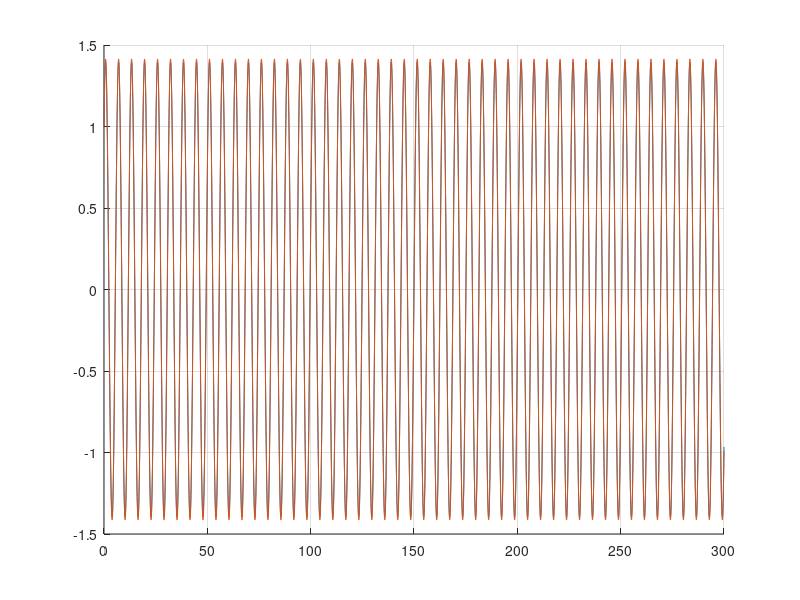

This chart was generated by the following MATLAB code:
% Constants
dt = 0.05;
tStart = 0;
tEnd = 300;
t = tStart:abs(dt):tEnd;
g = [0 0 -9.81];

% Initialize vectors
x = zeros(length(t),3);
xDot = zeros(length(t),3);
xDotDot = zeros(length(t),3);

% Initial state
x(1,:) = [0 0 1];
xDot(1,:) = [1 0 1];

% Acceleration function
function f = f(x = 0, xDot = 0, t = 0)
  f = - x - 0.0*xDot;
end

% Add external forces outside this acceleration function

% Leapfrog integration (kick-drift-kick)
function [x,xDot,dt,i] = leapfrog_kdk(x,xDot,dt,i)
  % Update xDot (at time = t + 1/2)
  xDot(i,:) = xDot(i,:) + f(x(i,:),xDot(i,:)) * dt/2;

  % Update position (at time = t + 1)
  x(i+1,:) = x(i,:) + xDot(i,:) * dt;

  % Update xDot (at time = t + 3/2)
  xDot(i+1,:)= xDot(i,:) + f(x(i+1,:),xDot(i+1,:)) * dt/2;
end

function [x,xDot,dt,i] = euler(x,xDot,dt,i)
  % Acceleration
  xDotDot(i,:) = f(x(i,:),xDot(i,:));

  % Integration (semi implicit euler fwd)
  xDot(i+1,:) = xDot(i,:) + xDotDot(i,:)*dt;
  x(i+1,:) = x(i,:) + xDot(i+1,:)*dt;
end

% Integrate using euler
i = 1;
while t(i) < t(end)
  % Integrator
  %[x,xDot,dt,i] = leapfrog_kdk(x,xDot,dt,i);
  [x,xDot,dt,i] = euler(x,xDot,dt,i);

  % Increment index variable
  i = i + 1;
end

%figure;
grid on;
hold on;
plot(t,x(:,3));

% Integrate using leapfrog_kdk
i = 1;
% Initialize state again
x = zeros(length(t),3);
xDot = zeros(length(t),3);
xDotDot = zeros(length(t),3);
x(1,:) = [0 0 1];
xDot(1,:) = [1 0 1];
while t(i) < t(end)
  % Integrator
  [x,xDot,dt,i] = leapfrog_kdk(x,xDot,dt,i);
  %[x,xDot,dt,i] = euler(x,xDot,dt,i);

  % Increment index variable
  i = i + 1;
end

%figure;
grid on;
hold on;
plot(t,x(:,3));

%figure
%plot3(x(:,1),x(:,2),x(:,3))
